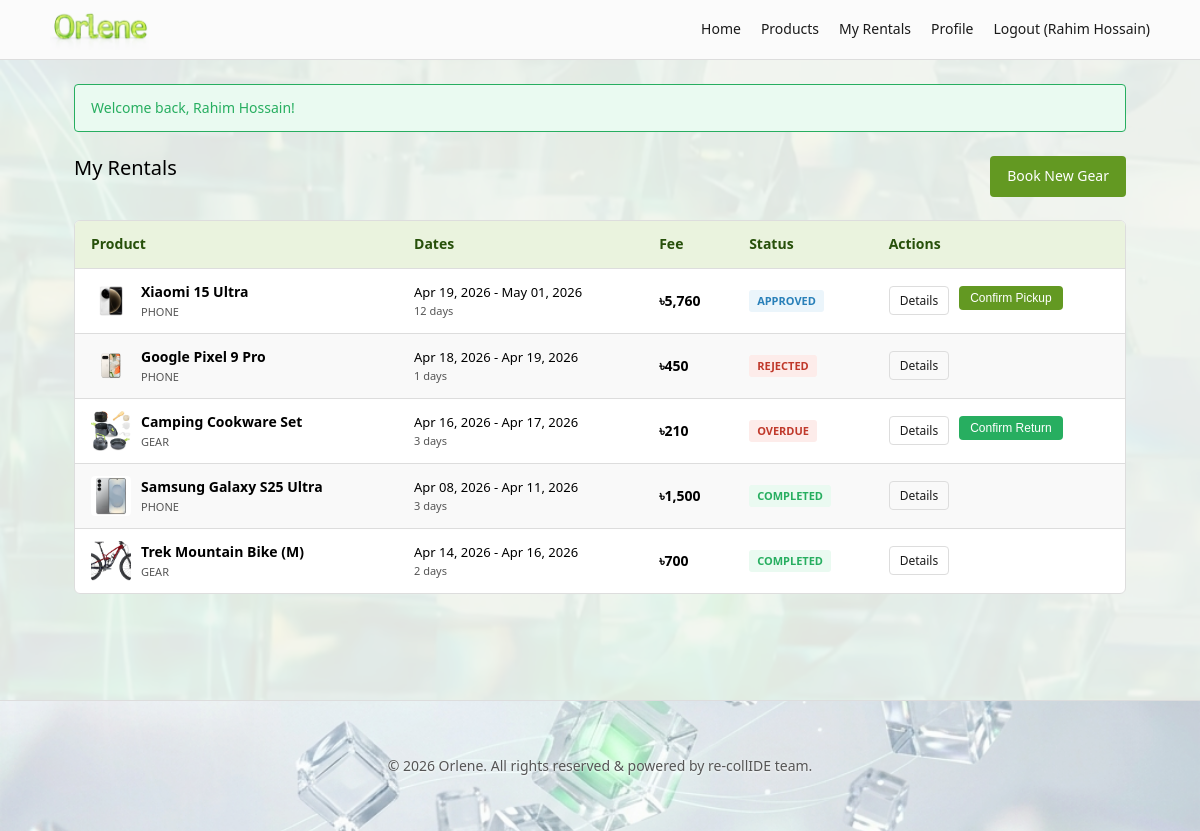
Screenshot of /pages/my_rentals.php (signed in) with the database file from the repository.
### tables this page shows
CREATE TABLE `rentals` (
  `id` int(11) NOT NULL,
  `user_id` int(11) NOT NULL,
  `product_id` int(11) NOT NULL,
  `start_date` date NOT NULL,
  `end_date` date NOT NULL,
  `days` int(11) NOT NULL,
  `total_fee` decimal(10,2) NOT NULL,
  `status` enum('PENDING','APPROVED','ACTIVE','RETURNED','COMPLETED','REJECTED','OVERDUE') DEFAULT 'PENDING',
  `use_area` varchar(150) DEFAULT NULL,
  `use_city` varchar(100) DEFAULT NULL,
  `use_landmark` varchar(200) DEFAULT NULL,
  `use_lat` decimal(10,7) DEFAULT NULL,
  `use_lng` decimal(10,7) DEFAULT NULL,
  `rejection_reason` text DEFAULT NULL,
  `created_at` timestamp NOT NULL DEFAULT current_timestamp(),
  `pickup_at` datetime DEFAULT NULL,
  `returned_at` datetime DEFAULT NULL
);

CREATE TABLE `products` (
  `id` int(11) NOT NULL,
  `subcategory_id` int(11) NOT NULL,
  `name` varchar(150) NOT NULL,
  `description` text DEFAULT NULL,
  `daily_rate` decimal(8,2) NOT NULL,
  `stock_qty` int(11) DEFAULT 1,
  `status` enum('AVAILABLE','RENTED','PENDING_INSPECTION','MAINTENANCE','RETIRED') DEFAULT 'AVAILABLE',
  `rental_count` int(11) DEFAULT 0,
  `maintenance_threshold` int(11) DEFAULT 5,
  `image_path` varchar(255) DEFAULT 'assets/img/products/default.jpg',
  `created_at` timestamp NOT NULL DEFAULT current_timestamp()
);

CREATE TABLE `categories` (
  `id` int(11) NOT NULL,
  `name` varchar(50) NOT NULL,
  `description` text DEFAULT NULL
);

### pages/my_rentals.php (the view, shortened to what this page needs)
<?php
require_once __DIR__ . '/../includes/auth.php';
$db = get_db();
$stmt = $db->prepare("
    SELECT r.*, p.name as product_name, c.name as category_name, p.image_path
    FROM rentals r
    JOIN products p ON r.product_id = p.id
    JOIN subcategories s ON p.subcategory_id = s.id
    JOIN categories c ON s.category_id = c.id
    WHERE r.user_id = ?
    ORDER BY r.created_at DESC
");
$stmt->execute([$_SESSION['user_id']]);
$rentals = $stmt->fetchAll();
require_once __DIR__ . '/../includes/header.php';
?>
<div class="flex justify-between align-center mb-20">
    <h2>My Rentals</h2>
    <a href="<?= BASE_URL ?>/pages/products.php" class="btn btn-primary">Book New Gear</a>
</div>
<?php if (empty($rentals)): ?>
    <div class="card text-center p-20">
        <p class="text-muted mb-20">You haven't rented any gear yet.</p>
        <a href="<?= BASE_URL ?>/pages/products.php" class="btn btn-primary">Browse Catalog</a>
    </div>
<?php else: ?>
    <div class="table-container">
        <table>
            <thead>
                <tr>
                    <th>Product</th>
                    <th>Dates</th>
                    <th>Fee</th>
                    <th>Status</th>
                    <th>Actions</th>
                </tr>
            </thead>
            <tbody>
                <?php foreach ($rentals as $r): ?>
                    <tr>
                        <td>
                            <div class="flex align-center gap-10">
                                <img src="<?= BASE_URL ?>/<?= htmlspecialchars($r['image_path']) ?>" alt="" style="width: 40px; height: 40px; object-fit: cover; border-radius: 4px;">
                                <div>
                                    <div style="font-weight: 600;"><?= htmlspecialchars($r['product_name']) ?></div>
                                    <div class="text-muted" style="font-size: 11px;"><?= htmlspecialchars($r['category_name']) ?></div>
                                </div>
                            </div>
                        </td>
                        <td>
                            <div style="font-size: 13px;">
                                <?= date('M d, Y', strtotime($r['start_date'])) ?> - <?= date('M d, Y', strtotime($r['end_date'])) ?>
                                <div class="text-muted" style="font-size: 11px;"><?= $r['days'] ?> days</div>
                            </div>
                        </td>
                        <td style="font-weight: 600;">৳<?= number_format($r['total_fee'], 0) ?></td>
                        <td>
                            <span class="badge badge-<?= strtolower($r['status']) ?>">
                                <?= str_replace('_', ' ', $r['status']) ?>
                            </span>
                        </td>
                        <td>
                            <div class="flex gap-10">
                                <a href="<?= BASE_URL ?>/pages/rental.php?id=<?= $r['id'] ?>" class="btn btn-outline btn-sm">Details</a>
                                <?php if ($r['status'] === 'APPROVED'): ?>
                                    <form method="POST" action="<?= BASE_URL ?>/pages/actions/confirm_pickup.php">
                                        <button type="submit" class="btn btn-primary btn-sm">Confirm Pickup</button>
                                    </form>
                                <?php elseif (in_array($r['status'], ['ACTIVE', 'OVERDUE'])): ?>
                                    <form method="POST" action="<?= BASE_URL ?>/pages/actions/confirm_return.php">
                                        <button type="submit" class="btn btn-success btn-sm" style="background: var(--color-success); color: #fff;">Confirm Return</button>
                                    </form>
                                <?php endif; ?>
                            </div>
                        </td>
                    </tr>
                <?php endforeach; ?>
            </tbody>
        </table>
    </div>
<?php endif; ?>
<?php require_once __DIR__ . '/../includes/footer.php'; ?>

### assets/css/style.css (style rules this page uses)
:root { --color-primary: #639922; --color-primary-dk: #3B6D11; --color-primary-dkr: #27500A; --color-primary-lt: #EAF3DE; --color-primary-mid: #97C459; --color-primary-bd: #C0DD97; --color-danger: #c0392b; --color-danger-lt: #fdecea; --color-warning: #e67e22; --color-warning-lt: #fef5e7; --color-info: #2980b9; --color-info-lt: #ebf5fb; --color-success: #27ae60; --color-success-lt: #eafaf1; --color-text: #1a1a1a; --color-text-muted: #555555; --color-text-light: #888888; --color-border: #ddd; --color-bg: #f5f6f0; --color-surface: #ffffff; --radius: 4px; --radius-lg: 6px; --font: 'Segoe UI', Arial, sans-serif; --shadow: 0 1px 3px rgba(0,0,0,0.08); }
* { margin: 0; padding: 0; box-sizing: border-box; }
body { font-family: var(--font); font-size: 14px; line-height: 1.6; color: var(--text-color); background-color: var(--color-bg); position: relative; }
body::before { content: ""; position: fixed; top: 0; left: 0; width: 100%; height: 100%; background-image: url('../img/web-bg.webp'); background-size: cover; background-position: center; background-attachment: fixed; opacity: 0.08; z-index: -1; pointer-events: none; }
h1, h2, h3, h4, h5, h6 { font-weight: 500; margin-bottom: 1rem; }
h2 { font-size: 20px; }
a { color: var(--color-primary); text-decoration: none; }
.flex { display: flex; }
.justify-between { justify-content: space-between; }
.align-center { align-items: center; }
.gap-10 { gap: 10px; }
.btn { display: inline-block; padding: 8px 16px; border-radius: var(--radius); font-size: 14px; font-weight: 500; cursor: pointer; border: 1px solid transparent; transition: all 0.2s; text-align: center; }
.btn-primary { background: var(--color-primary); color: #fff; }
.btn-outline { background: transparent; border-color: var(--color-border); color: var(--color-text); }
.btn-sm { padding: 4px 10px; font-size: 12px; }
.table-container { background: var(--color-surface); border-radius: var(--radius-lg); border: 1px solid var(--color-border); overflow: hidden; margin-bottom: 20px; }
table { width: 100%; border-collapse: collapse; }
th { background: var(--color-primary-lt); color: var(--color-primary-dkr); text-align: left; padding: 12px 16px; font-weight: 600; border-bottom: 1px solid var(--color-border); }
td { padding: 12px 16px; border-bottom: 1px solid var(--color-border); }
tr:last-child td { border-bottom: none; }
tr:nth-child(even) { background: #f9f9f9; }
.badge { display: inline-block; padding: 2px 8px; border-radius: 3px; font-size: 11px; font-weight: 600; text-transform: uppercase; }
.badge-approved { background: var(--color-info-lt); color: var(--color-info); }
.badge-completed { background: var(--color-success-lt); color: var(--color-success); }
.badge-rejected { background: var(--color-danger-lt); color: var(--color-danger); }
.badge-overdue { background: var(--color-danger-lt); color: var(--color-danger); }
.text-muted { color: var(--color-text-muted); }
.mb-20 { margin-bottom: 20px; }

### rows the page displays
rentals: product.image_path (picture), product.name "Xiaomi 15 Ultra", categories.name "PHONE", start_date "Apr 19, 2026", end_date "May 01, 2026", days "12", total_fee "5,760", status "APPROVED"
rentals: product.image_path (picture), product.name "Google Pixel 9 Pro", categories.name "PHONE", start_date "Apr 18, 2026", end_date "Apr 19, 2026", days "1", total_fee "450", status "REJECTED"
rentals: product.image_path (picture), product.name "Camping Cookware Set", categories.name "GEAR", start_date "Apr 16, 2026", end_date "Apr 17, 2026", days "3", total_fee "210", status "OVERDUE"
rentals: product.image_path (picture), product.name "Samsung Galaxy S25 Ultra", categories.name "PHONE", start_date "Apr 08, 2026", end_date "Apr 11, 2026", days "3", total_fee "1,500", status "COMPLETED"
rentals: product.image_path (picture), product.name "Trek Mountain Bike (M)", categories.name "GEAR", start_date "Apr 14, 2026", end_date "Apr 16, 2026", days "2", total_fee "700", status "COMPLETED"

### other values shown
$_SESSION['user_name'] "Rahim Hossain"
$f['msg'] "Welcome back, Rahim Hossain!"
